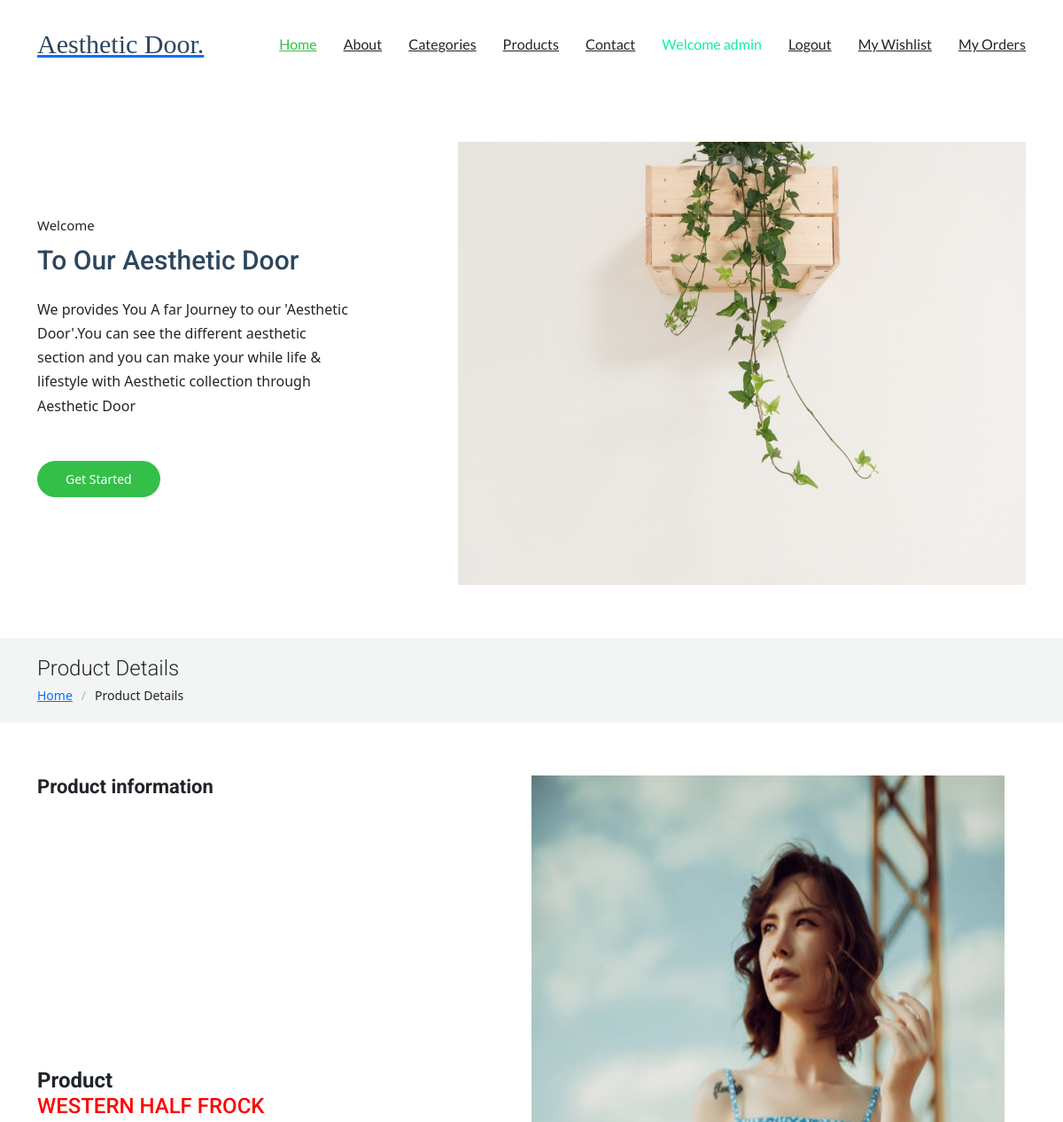
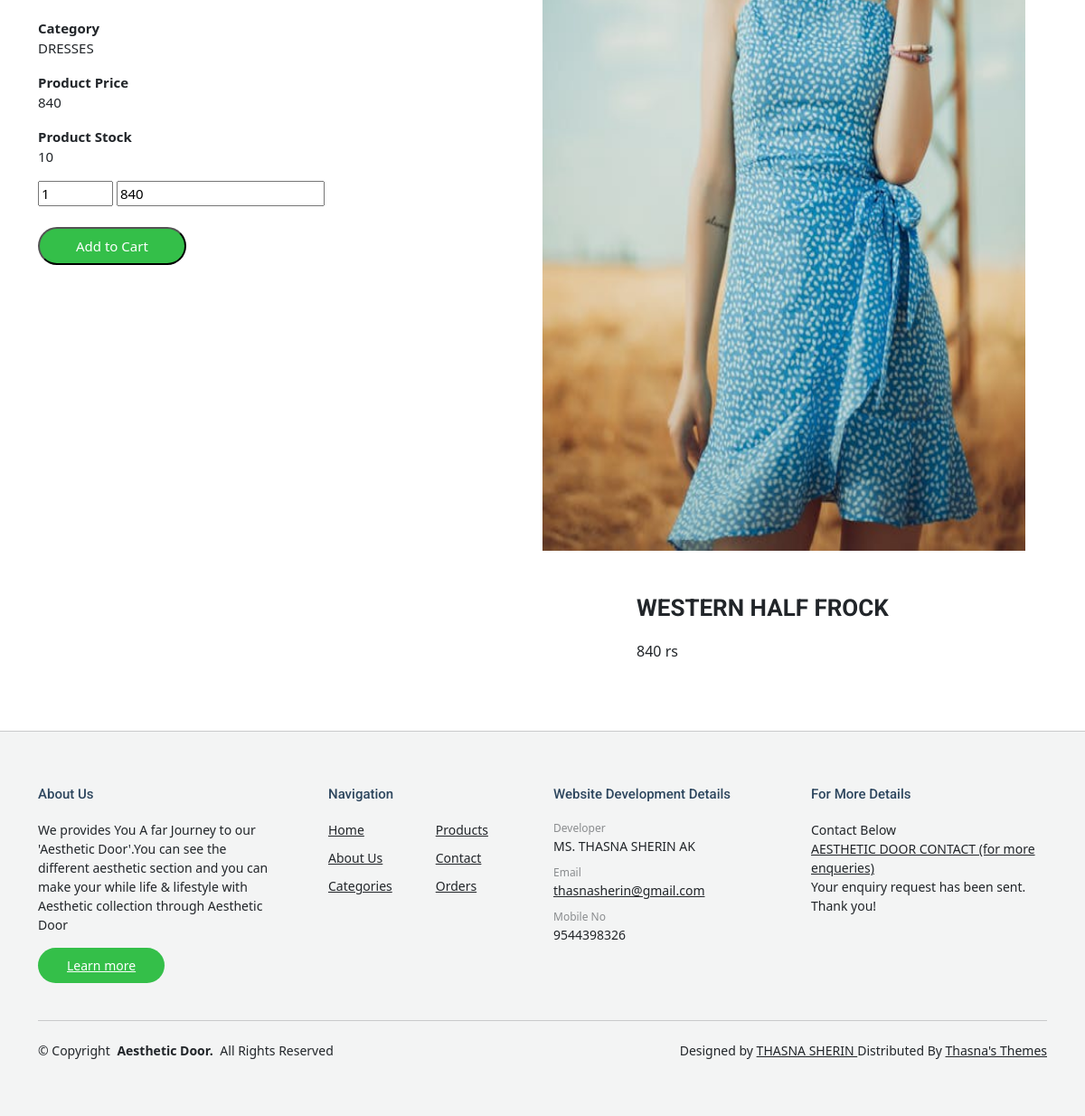
The page /viewmoreproducts/2 (signed in) on the database its author committed (2 pictures, top to bottom).
### Adminapp/models.py (models this page shows)
class Product(models.Model):
    pname=models.CharField(max_length=20)
    pcat=models.CharField(max_length=100)
    pprice=models.IntegerField()
    pstock=models.IntegerField()
    pimage=models.ImageField(upload_to='pimages')
    status=models.IntegerField(default=0)

### Userapp/views.py (the view)
# urls.py: path('viewmoreproducts/<int:id>',views.viewmoreproducts,name='viewmoreproducts'),
def viewmoreproducts(request,id):
    if 'u_id' in request.session:
        pro=Product.objects.filter(id=id)
        return render(request,'viewmoreproducts.html',{'pro':pro})
    return render(request,'userlog.html',{'msg1':'You need to Login First to access this page'})

### Userapp/templates/viewmoreproducts.html (shortened to what this page needs)
{% extends 'userindex.html' %}
{% block body %}
<main class="main">
    <div class="page-title light-background">
      <div class="container">
        <h1>Product Details</h1>
        <nav class="breadcrumbs">
          <ol>
            <li><a href="{% url 'userindex' %}">Home</a></li>
            <li class="current">Product Details</li>
          </ol>
        </nav>
      </div>
    </div>
    <section id="portfolio-details" class="portfolio-details section">
      <div class="container aos-init aos-animate" data-aos="fade-up">
        <div class="portfolio-details-slider swiper init-swiper swiper-initialized swiper-horizontal swiper-backface-hidden">
            {% for i in pro %}
<div class="row">
 <div class="row">
  <div class="col-md-6">
    <div class="" data-aos="fade-up" data-aos-delay="100" >
      <div class="portfolio-info">
        <h3>Product information</h3><br><br><br><br><br><br><br><br><br><br><br>
        <form action="{% url 'cartdata' id=i.id %}" method="post">
        <ul>
          <li><h4><b>Product</b> <div style="color: red;">{{i.pname}}</div></h4></li>
          <li><b>Category</b> {{i.pcat}}</li>
          <li><b>Product Price</b> {{i.pprice}}</li>
          <li><b>Product Stock</b> {{i.pstock}}</li>
          <div class="col-12">
            <input type="number" value="1" id="quantity" name="quantity" min="1" max="{{ i.pstock }}">
            <input type="number" name="total" id="total" value="{{i.pprice}}">
          </div><br>
          {% if i.pstock == 0 %}
          <h3 style="color: red;">
            This Product is Out of Stock.....!!!
          </h3>
          {% else %}
          <li><button  type="submit" class="btn-visit align-self-start">Add to Cart</button></li>
          {% endif %}
        </ul>
      </form>
      </div>
    </div>
  </div>
  <div class="col-md-6">
    <div class="" role="group" aria-label="4 / 4" data-swiper-slide-index="3">
      <img src="{{i.pimage.url}}" width="1000" height="1000" alt="">
    </div>
  </div>
 </div>
</div>
        <div class="row justify-content-between gy-4 mt-4" style="margin-left: 650px;" >
          <div class="col-lg-8 aos-init aos-animate" data-aos="fade-up">
            <div class="portfolio-description">
              <h2>{{i.pname}}</h2>
              <p>
                {{i.pprice}} rs
              </p>
            </div>
          </div>
        </div>
        {% endfor %}
      </div>
    </section>
</main>
{% endblock %}

### Userapp/static/assets/css/main.css (style rules this page uses)
:root { --default-font: "Roboto", system-ui, -apple-system, "Segoe UI", Roboto, "Helvetica Neue", Arial, "Noto Sans", "Liberation Sans", sans-serif, "Apple Color Emoji", "Segoe UI Emoji", "Segoe UI Symbol", "Noto Color Emoji"; --heading-font: "Roboto", sans-serif; --nav-font: "Lato", sans-serif; }
:root { --background-color: #ffffff; --default-color: #212529; --heading-color: #2d465e; --accent-color: #34bf49; --surface-color: #ffffff; --contrast-color: #ffffff; }
:root { --nav-color: #212529; --nav-hover-color: #34bf49; --nav-mobile-background-color: #ffffff; --nav-dropdown-background-color: #ffffff; --nav-dropdown-color: #212529; --nav-dropdown-hover-color: #34bf49; }
.light-background { --background-color: #f3f4f4; --surface-color: #ffffff; }
:root { scroll-behavior: smooth; }
body { color: var(--default-color); background-color: var(--background-color); font-family: var(--default-font); }
a { color: var(--accent-color); text-decoration: none; transition: 0.3s; }
h1, h2, h3, h4, h5, h6 { color: var(--heading-color); font-family: var(--heading-font); }
.page-title { color: var(--default-color); background-color: var(--background-color); padding: 20px 0; position: relative; }
.page-title h1 { font-size: 24px; font-weight: 300; margin: 0 0 5px 0; }
.page-title .breadcrumbs ol { display: flex; flex-wrap: wrap; list-style: none; padding: 0; margin: 0; font-size: 14px; font-weight: 400; }
.page-title .breadcrumbs ol li+li { padding-left: 10px; }
.page-title .breadcrumbs ol li+li::before { content: "/"; display: inline-block; padding-right: 10px; color: color-mix(in srgb, var(--default-color), transparent 70%); }
section, .section { color: var(--default-color); background-color: var(--background-color); padding: 60px 0; scroll-margin-top: 100px; overflow: clip; }
.portfolio-details .portfolio-details-slider img { width: 100%; }
.portfolio-details .portfolio-info h3 { font-size: 22px; font-weight: 700; margin-bottom: 20px; padding-bottom: 20px; position: relative; }
.portfolio-details .portfolio-info h3:after { content: ""; position: absolute; display: block; width: 50px; height: 3px; left: 0; bottom: 0; }
.portfolio-details .portfolio-info ul { list-style: none; padding: 0; font-size: 15px; }
.portfolio-details .portfolio-info ul li { display: flex; flex-direction: column; padding-bottom: 15px; }
.portfolio-details .portfolio-info .btn-visit { padding: 8px 40px; background: var(--accent-color); color: var(--contrast-color); border-radius: 50px; transition: 0.3s; }
.portfolio-details .portfolio-description h2 { font-size: 26px; font-weight: 700; margin-bottom: 20px; }
.portfolio-details .portfolio-description p { padding: 0; }

### rows shown on the page
Product: pname "WESTERN HALF FROCK", pcat "DRESSES", pprice "840", pstock "10", total "840", shows "Add to Cart", pimage (picture)

### other values the page prints
{{ request.session.username_u }} "admin"
